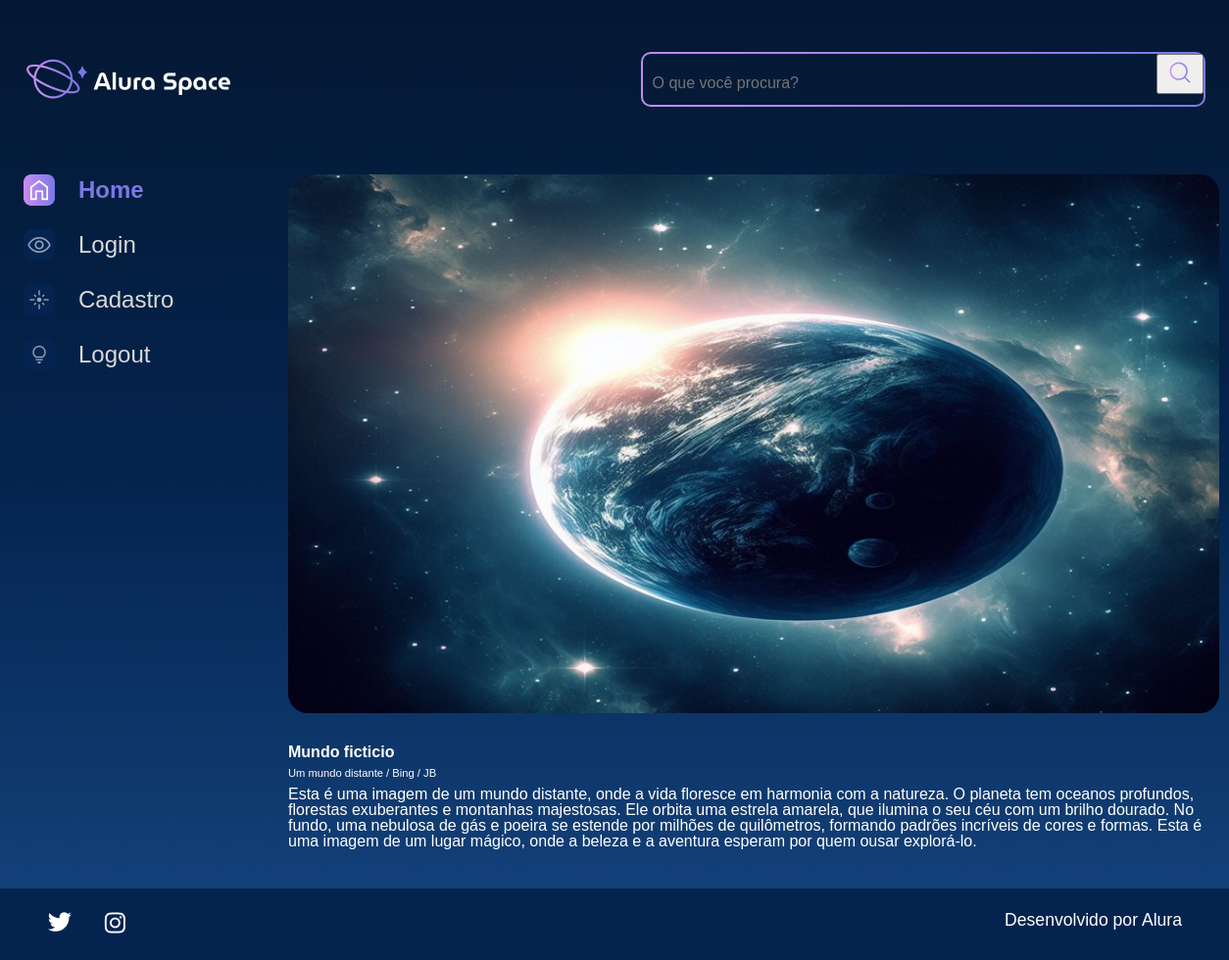
Page /imagem/3 on the committed database.
### galeria/models.py (models this page shows, shortened)
class Fotografia(models.Model):
    OPCOES_CATEGORIA = [
        ("NEBULOSA", "Nebulosa"),
        ("ESTRELA", "Estrela"),
        ("GALÁXIA", "Galáxia"),
        ("PLANETA", "Planeta"),
    ]
    nome = models.CharField(max_length=100, null=False, blank=False)
    legenda = models.CharField(max_length=150, null=False, blank=False)
    categoria = models.CharField(
        choices=OPCOES_CATEGORIA, max_length=100, default="", blank=False
    )
    descricao = models.TextField(null=False, blank=False)
    foto = models.ImageField(upload_to="fotos/%Y/%m/%d/", blank=True)
    publicada = models.BooleanField(default=False)
    data_fotografia = models.DateTimeField(default=datetime.now, blank=False)
    usuario = models.ForeignKey(
        to=User, on_delete=models.SET_NULL, null=True, blank=False, related_name="user"
    )

### galeria/views.py (the view)
# urls.py: path('imagem/<int:foto_id>', imagem, name='imagem'),
def imagem(request, foto_id):
    foto = get_object_or_404(Fotografia, pk=foto_id)
    return render(request, "galeria/imagem.html", {"foto": foto})

### templates/galeria/imagem.html
{% extends 'galeria/base.html' %}
{% load static %}
{% block content %}
            <section class="conteudo">
                <section class="imagem">
                    <div class="imagem__conteudo">
                        {% if foto.foto == "" or foto.foto == null %}
                        <img class="imagem__imagem" src="{% static '/assets/imagens/galeria/not-found.png'%}">
                        {% else %}
                        <img class="imagem__imagem" src="{{foto.foto.url}}">
                        {% endif %}
                        <div class="imagem__info">
                            <div class="imagem__texto">
                                <p class="imagem__titulo">{{foto.nome}}</p>
                                <p class="imagem__descricao">{{foto.legenda}}</p>
                                <p class="imagem__texto">{{foto.descricao}}</p>
                            </div>
                        </div>
                    </div>
                </section>
            </section>
        </main>
    </div>
{% endblock %}

### setup/static/styles/style.css (style rules this page uses)
html, body, div, span, applet, object, iframe, h1, h2, h3, h4, h5, h6, p, blockquote, pre, a, abbr, acronym, address, big, cite, code, del, dfn, em, img, ins, kbd, q, s, samp, small, strike, strong, sub, sup, tt, var, b, u, i, center, dl, dt, dd, ol, ul, li, fieldset, form, label, legend, table, caption, tbody, tfoot, thead, tr, th, td, article, aside, canvas, details, embed, figure, figcaption, footer, header, hgroup, menu, nav, output, ruby, section, summary, time, mark, audio, video { margin: 0; padding: 0; border: 0; font-size: 100%; font: inherit; vertical-align: baseline; }
article, aside, details, figcaption, figure, footer, header, hgroup, menu, nav, section { display: block; }
body { line-height: 1; font-family: 'Space Grotesk', sans-serif; min-height: 100vh; background: linear-gradient(#041833,#04244F,#154580); background-repeat: no-repeat; background-position: center; background-size: cover; }
.imagem { display: flex; justify-content: center; align-items: center; }
.imagem__conteudo { background-color: transparent; display: flex; flex-direction: column; border-radius: 20px 20px 0 0; width: 950px; }
.imagem__imagem { width: 100%; border-radius: 20px; }
.imagem__info { font-size: 1.2rem; display: flex; justify-content: space-between; align-items: center; margin-bottom: 1rem; margin-top: 1rem; }
.imagem__texto { display: flex; flex-direction: column; justify-content: space-between; color: #FFFFFF; margin-top: 0.5rem; }
.imagem__titulo { font-weight: bold; line-height: 2rem; color: #FFFFFF; }
.imagem__texto { font-size: 1rem; }
.imagem__descricao { font-size: 0.7rem; }

### rows in the picture
Fotografia: foto (picture), nome "Mundo ficticio", legenda "Um mundo distante / Bing / JB", descricao "Esta é uma imagem de um mundo distante, onde a vida floresce em harmonia com a natureza. O planeta tem oceanos profundos, florestas exuberantes e montanhas majestosas. Ele orbita uma estrela amarela, que ilumina o seu céu com um brilho dourado. No fundo, uma nebulosa de gás e poeira se estende por milhões de quilômetros, formando padrões incríveis de cores e formas. Esta é uma imagem de um lugar mágico, onde a beleza e a aventura esperam por quem ousar explorá-lo."
